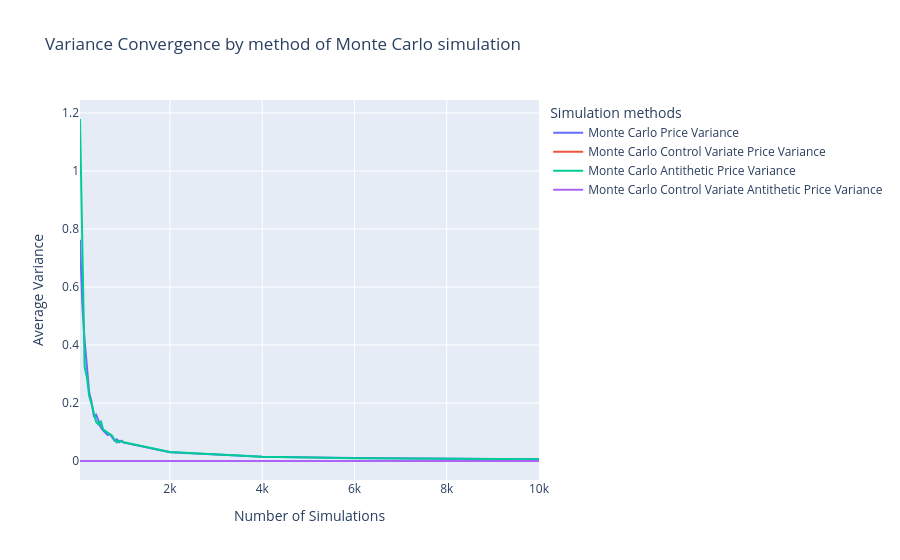

The code cell stored with this chart in its notebook:
### Code cell
fig = go.Figure()

# Courbe 1 : Moyenne
fig.add_trace(go.Scatter(
    x=df_call_mc.index,
    y=df_call_mc["var_normalized"],
    mode='lines',
    name='Monte Carlo Price Variance'
))

fig.add_trace(go.Scatter(
    x=df_call_mc_cv.index,
    y=df_call_mc_cv["var_normalized"],
    mode='lines',
    name='Monte Carlo Control Variate Price Variance'
))

fig.add_trace(go.Scatter(
    x=df_call_mc_an.index,
    y=df_call_mc_an["var_normalized"],
    mode='lines',
    name='Monte Carlo Antithetic Price Variance'
))

fig.add_trace(go.Scatter(
    x=df_call_mc_an_cv.index,
    y=df_call_mc_an_cv["var_normalized"],
    mode='lines',
    name='Monte Carlo Control Variate Antithetic Price Variance'
))

fig.update_layout(
    title="Variance Convergence by method of Monte Carlo simulation",
    xaxis_title="Number of Simulations",
    yaxis_title="Average Variance",
    legend_title="Simulation methods"
)

fig.show()

### Figure 1 — Plotly figure (JSON) as saved in the notebook; plotly's stock layout.template omitted (floating-point values rounded to 4 significant figures)
{"data": [{"mode": "lines", "name": "Monte Carlo Price Variance", "type": "scatter", "x": [50, 100, 150, 200, 250, 300, 350, 400, 450, 500, 550, 600, 650, 700, 750, 800, 850, 900, 950, 1000, 2000, 4000, 6000, 8000, 10000], "y": [0.7628, 0.5417, 0.4149, 0.3298, 0.2353, 0.2038, 0.1554, 0.1594, 0.1409, 0.1165, 0.1054, 0.09741, 0.08962, 0.09258, 0.08143, 0.07003, 0.07447, 0.06476, 0.07005, 0.06341, 0.03015, 0.01494, 0.01012, 0.00744, 0.006064]}, {"mode": "lines", "name": "Monte Carlo Control Variate Price Variance", "type": "scatter", "x": [50, 100, 150, 200, 250, 300, 350, 400, 450, 500, 550, 600, 650, 700, 750, 800, 850, 900, 950, 1000, 2000, 4000, 6000, 8000, 10000], "y": [1.578e-32, 7.967e-33, 4.733e-32, 1.578e-32, 5.05e-32, 2.367e-32, 9.016e-33, 1.775e-32, 1.578e-32, 2.525e-32, 1.291e-32, 1.183e-32, 1.092e-32, 1.014e-32, 4.209e-33, 8.875e-33, 3.712e-33, 3.507e-33, 7.473e-33, 7.1e-33, 6.311e-33, 1.775e-33, 5.259e-34, 8.875e-34, 3.156e-34]}, {"mode": "lines", "name": "Monte Carlo Antithetic Price Variance", "type": "scatter", "x": [50, 100, 150, 200, 250, 300, 350, 400, 450, 500, 550, 600, 650, 700, 750, 800, 850, 900, 950, 1000, 2000, 4000, 6000, 8000, 10000], "y": [1.179, 0.702, 0.3234, 0.2887, 0.2229, 0.1971, 0.1651, 0.1348, 0.1265, 0.139, 0.1093, 0.1041, 0.09671, 0.09188, 0.08681, 0.07151, 0.06356, 0.06943, 0.06634, 0.0649, 0.0308, 0.01477, 0.009883, 0.007425, 0.00598]}, {"mode": "lines", "name": "Monte Carlo Control Variate Antithetic Price Variance", "type": "scatter", "x": [50, 100, 150, 200, 250, 300, 350, 400, 450, 500, 550, 600, 650, 700, 750, 800, 850, 900, 950, 1000, 2000, 4000, 6000, 8000, 10000], "y": [1.578e-32, 7.967e-33, 4.733e-32, 1.578e-32, 5.05e-32, 2.367e-32, 9.016e-33, 1.775e-32, 1.578e-32, 2.525e-32, 1.291e-32, 1.183e-32, 1.092e-32, 1.014e-32, 4.209e-33, 8.875e-33, 3.712e-33, 3.507e-33, 7.473e-33, 7.1e-33, 6.311e-33, 1.775e-33, 5.259e-34, 8.875e-34, 3.156e-34]}], "layout": {"legend": {"title": {"text": "Simulation methods"}}, "title": {"text": "Variance Convergence by method of Monte Carlo simulation"}, "xaxis": {"title": {"text": "Number of Simulations"}}, "yaxis": {"title": {"text": "Average Variance"}}}}
